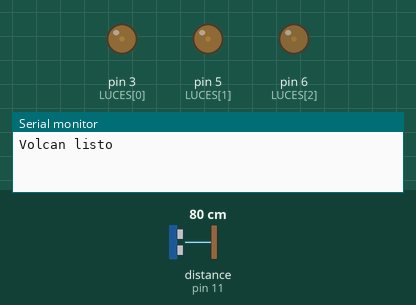
Bench run of a sketch on a simulated Arduino Uno, built with avr-gcc and run on an emulated ATmega328P. On the bench: output pins drawn as LEDs (lit = HIGH), the last lines printed to the serial monitor. Wiring (inferred from the names in the program): ultrasonic range finder: trigger pin 12; echo pin 11. The test bench sets the inputs (shaded band); at power-on: distance to the obstacle (sensor on pin 11) 80 cm. The echo pulse lasts 58.3 µs per cm; random numbers use the default seed unless the sketch sets one; pins used as bus, display or sensor lines are not drawn.

Above: at 0.94 s.
1.3 s: distance to the obstacle (sensor on pin 11) set to 2 cm
At 1.56 s:
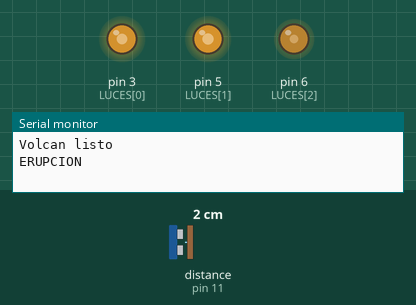
At 2.64 s:
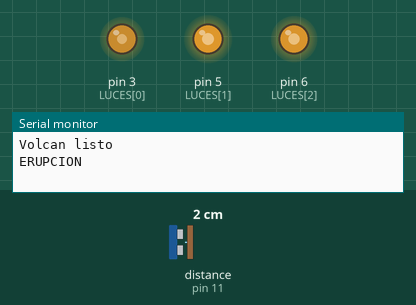
Timing chart, 0 to 20.8 s (numbered marks = the images above; inputs shaded):
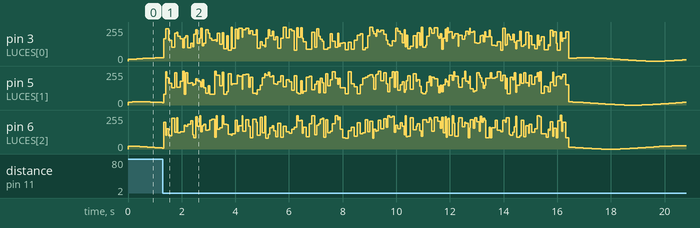

The sketch:

arduino_uno.ino
```cpp
// Proyecto 7: Volcan Poas vivo (Arduino Uno)
// Arduino Uno: LEDs en pines PWM 3, 5 y 6; el sensor trabaja a 5 V sin divisor
// Envia "ERUPCION" por el cable USB para que la proyeccion cambie.
const int LUCES[3] = {3, 5, 6};      // cada pin: 2 LEDs con su resistencia de 220 Ohm
const int PIN_TRIG = 12;
const int PIN_ECHO = 11;
const int DISTANCIA_CM = 80;
const unsigned long DURACION = 15000;
const unsigned long ESPERA = 20000;
unsigned long ultima = 0;
bool primera = true;

long medirDistanciaCm() {
  digitalWrite(PIN_TRIG, LOW);
  delayMicroseconds(2);
  digitalWrite(PIN_TRIG, HIGH);
  delayMicroseconds(10);
  digitalWrite(PIN_TRIG, LOW);
  long t = pulseIn(PIN_ECHO, HIGH, 30000);
  if (t == 0) return 999;
  return t / 58;
}

void calma() {
  float t = millis() / 1000.0;
  for (int i = 0; i < 3; i++) analogWrite(LUCES[i], 12 + 12 * sin(t * 1.2 + i));
}

void erupcion() {
  Serial.println("ERUPCION");
  unsigned long fin = millis() + DURACION;
  while (millis() < fin) {
    for (int i = 0; i < 3; i++) analogWrite(LUCES[i], random(80, 256));
    delay(random(30, 120));
  }
  Serial.println("CALMA");
}

void setup() {
  Serial.begin(115200);
  for (int i = 0; i < 3; i++) pinMode(LUCES[i], OUTPUT);
  pinMode(PIN_TRIG, OUTPUT);
  pinMode(PIN_ECHO, INPUT);
  Serial.println("Volcan listo");
}

void loop() {
  calma();
  if ((primera || millis() - ultima > ESPERA) && medirDistanciaCm() < DISTANCIA_CM) {
    erupcion();
    ultima = millis();
    primera = false;
  }
  delay(50);
}
```
